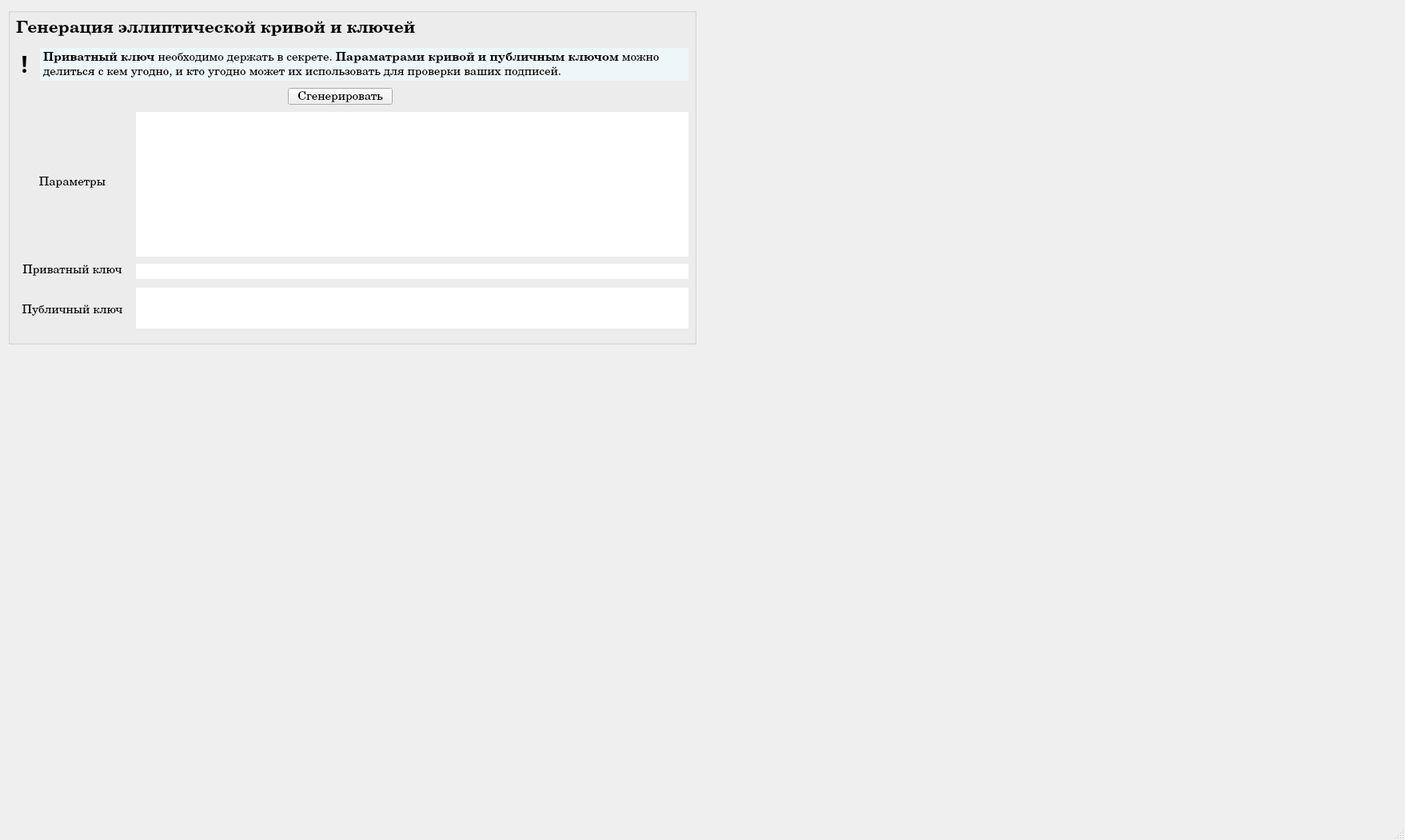
<?xml version="1.0" encoding="UTF-8"?>
<ui version="4.0">
 <class>MainWindow</class>
 <widget class="QMainWindow" name="MainWindow">
  <property name="geometry">
   <rect>
    <x>0</x>
    <y>0</y>
    <width>1757</width>
    <height>1051</height>
   </rect>
  </property>
  <property name="font">
   <font>
    <family>Century</family>
    <pointsize>16</pointsize>
   </font>
  </property>
  <property name="windowTitle">
   <string>MainWindow</string>
  </property>
  <widget class="QWidget" name="centralwidget">
   <widget class="QGroupBox" name="groupBox">
    <property name="geometry">
     <rect>
      <x>10</x>
      <y>10</y>
      <width>861</width>
      <height>421</height>
     </rect>
    </property>
    <property name="title">
     <string/>
    </property>
    <widget class="QLabel" name="label">
     <property name="geometry">
      <rect>
       <x>10</x>
       <y>10</y>
       <width>601</width>
       <height>31</height>
      </rect>
     </property>
     <property name="font">
      <font>
       <family>Century</family>
       <pointsize>16</pointsize>
       <weight>75</weight>
       <bold>true</bold>
      </font>
     </property>
     <property name="frameShape">
      <enum>QFrame::NoFrame</enum>
     </property>
     <property name="text">
      <string>Генерация эллиптической кривой и ключей</string>
     </property>
     <property name="textFormat">
      <enum>Qt::AutoText</enum>
     </property>
     <property name="alignment">
      <set>Qt::AlignLeading|Qt::AlignLeft|Qt::AlignVCenter</set>
     </property>
     <property name="openExternalLinks">
      <bool>false</bool>
     </property>
    </widget>
    <widget class="QLabel" name="label_2">
     <property name="geometry">
      <rect>
       <x>0</x>
       <y>50</y>
       <width>41</width>
       <height>41</height>
      </rect>
     </property>
     <property name="font">
      <font>
       <family>Arial Black</family>
       <pointsize>21</pointsize>
       <weight>75</weight>
       <bold>true</bold>
      </font>
     </property>
     <property name="text">
      <string>!</string>
     </property>
     <property name="alignment">
      <set>Qt::AlignCenter</set>
     </property>
    </widget>
    <widget class="QPushButton" name="GenKeys">
     <property name="geometry">
      <rect>
       <x>350</x>
       <y>100</y>
       <width>131</width>
       <height>21</height>
      </rect>
     </property>
     <property name="font">
      <font>
       <pointsize>11</pointsize>
       <italic>false</italic>
       <underline>false</underline>
       <strikeout>false</strikeout>
      </font>
     </property>
     <property name="text">
      <string>Сгенерировать</string>
     </property>
    </widget>
    <widget class="QTextEdit" name="textEdit">
     <property name="geometry">
      <rect>
       <x>40</x>
       <y>50</y>
       <width>811</width>
       <height>41</height>
      </rect>
     </property>
     <property name="font">
      <font>
       <pointsize>9</pointsize>
      </font>
     </property>
     <property name="layoutDirection">
      <enum>Qt::LeftToRight</enum>
     </property>
     <property name="styleSheet">
      <string notr="true">background-color: rgb(202, 240, 248);
background-color: rgb(237, 246, 249);</string>
     </property>
     <property name="frameShape">
      <enum>QFrame::NoFrame</enum>
     </property>
     <property name="verticalScrollBarPolicy">
      <enum>Qt::ScrollBarAlwaysOff</enum>
     </property>
     <property name="autoFormatting">
      <set>QTextEdit::AutoNone</set>
     </property>
     <property name="documentTitle">
      <string/>
     </property>
     <property name="readOnly">
      <bool>true</bool>
     </property>
     <property name="html">
      <string>&lt;!DOCTYPE HTML PUBLIC &quot;-//W3C//DTD HTML 4.0//EN&quot; &quot;http://www.w3.org/TR/REC-html40/strict.dtd&quot;&gt;
&lt;html&gt;&lt;head&gt;&lt;meta name=&quot;qrichtext&quot; content=&quot;1&quot; /&gt;&lt;style type=&quot;text/css&quot;&gt;
p, li { white-space: pre-wrap; }
&lt;/style&gt;&lt;/head&gt;&lt;body style=&quot; font-family:'MS Shell Dlg 2'; font-size:9pt; font-weight:400; font-style:normal;&quot;&gt;
&lt;p style=&quot; margin-top:0px; margin-bottom:0px; margin-left:0px; margin-right:0px; -qt-block-indent:0; text-indent:0px;&quot;&gt;&lt;span style=&quot; font-family:'Inter'; font-size:11pt; font-weight:600; color:#000000;&quot;&gt;Приватный ключ&lt;/span&gt;&lt;span style=&quot; font-family:'Inter'; font-size:11pt; color:#000000;&quot;&gt; необходимо держать в секрете. &lt;/span&gt;&lt;span style=&quot; font-family:'Inter'; font-size:11pt; font-weight:600; color:#000000;&quot;&gt;Параматрами кривой и публичным ключом&lt;/span&gt;&lt;span style=&quot; font-family:'Inter'; font-size:11pt; color:#000000;&quot;&gt; можно делиться с кем угодно, и кто угодно может их использовать для проверки ваших подписей.&lt;/span&gt;&lt;/p&gt;&lt;/body&gt;&lt;/html&gt;</string>
     </property>
     <property name="overwriteMode">
      <bool>false</bool>
     </property>
    </widget>
    <widget class="QLabel" name="label_3">
     <property name="geometry">
      <rect>
       <x>0</x>
       <y>320</y>
       <width>161</width>
       <height>16</height>
      </rect>
     </property>
     <property name="font">
      <font>
       <pointsize>11</pointsize>
      </font>
     </property>
     <property name="text">
      <string>Приватный ключ</string>
     </property>
     <property name="alignment">
      <set>Qt::AlignCenter</set>
     </property>
    </widget>
    <widget class="QLineEdit" name="PrivateKeyLine">
     <property name="geometry">
      <rect>
       <x>160</x>
       <y>320</y>
       <width>691</width>
       <height>19</height>
      </rect>
     </property>
     <property name="font">
      <font>
       <pointsize>10</pointsize>
      </font>
     </property>
     <property name="cursor">
      <cursorShape>ArrowCursor</cursorShape>
     </property>
     <property name="accessibleDescription">
      <string/>
     </property>
     <property name="inputMask">
      <string/>
     </property>
     <property name="text">
      <string/>
     </property>
     <property name="frame">
      <bool>false</bool>
     </property>
     <property name="readOnly">
      <bool>true</bool>
     </property>
    </widget>
    <widget class="QLabel" name="label_4">
     <property name="geometry">
      <rect>
       <x>0</x>
       <y>370</y>
       <width>161</width>
       <height>16</height>
      </rect>
     </property>
     <property name="font">
      <font>
       <pointsize>11</pointsize>
      </font>
     </property>
     <property name="text">
      <string>Публичный ключ</string>
     </property>
     <property name="alignment">
      <set>Qt::AlignCenter</set>
     </property>
    </widget>
    <widget class="QTextEdit" name="PublicKeyLine">
     <property name="geometry">
      <rect>
       <x>160</x>
       <y>350</y>
       <width>691</width>
       <height>51</height>
      </rect>
     </property>
     <property name="font">
      <font>
       <pointsize>10</pointsize>
      </font>
     </property>
     <property name="frameShape">
      <enum>QFrame::NoFrame</enum>
     </property>
     <property name="readOnly">
      <bool>true</bool>
     </property>
    </widget>
    <widget class="QLabel" name="label_5">
     <property name="geometry">
      <rect>
       <x>0</x>
       <y>210</y>
       <width>161</width>
       <height>16</height>
      </rect>
     </property>
     <property name="font">
      <font>
       <pointsize>11</pointsize>
      </font>
     </property>
     <property name="text">
      <string>Параметры</string>
     </property>
     <property name="alignment">
      <set>Qt::AlignCenter</set>
     </property>
    </widget>
    <widget class="QTextEdit" name="Parameters">
     <property name="geometry">
      <rect>
       <x>160</x>
       <y>130</y>
       <width>691</width>
       <height>181</height>
      </rect>
     </property>
     <property name="font">
      <font>
       <pointsize>10</pointsize>
      </font>
     </property>
     <property name="frameShape">
      <enum>QFrame::NoFrame</enum>
     </property>
     <property name="readOnly">
      <bool>true</bool>
     </property>
    </widget>
   </widget>
  </widget>
  <widget class="QMenuBar" name="menubar">
   <property name="geometry">
    <rect>
     <x>0</x>
     <y>0</y>
     <width>1757</width>
     <height>18</height>
    </rect>
   </property>
  </widget>
  <widget class="QStatusBar" name="statusbar"/>
 </widget>
 <resources/>
 <connections/>
</ui>
